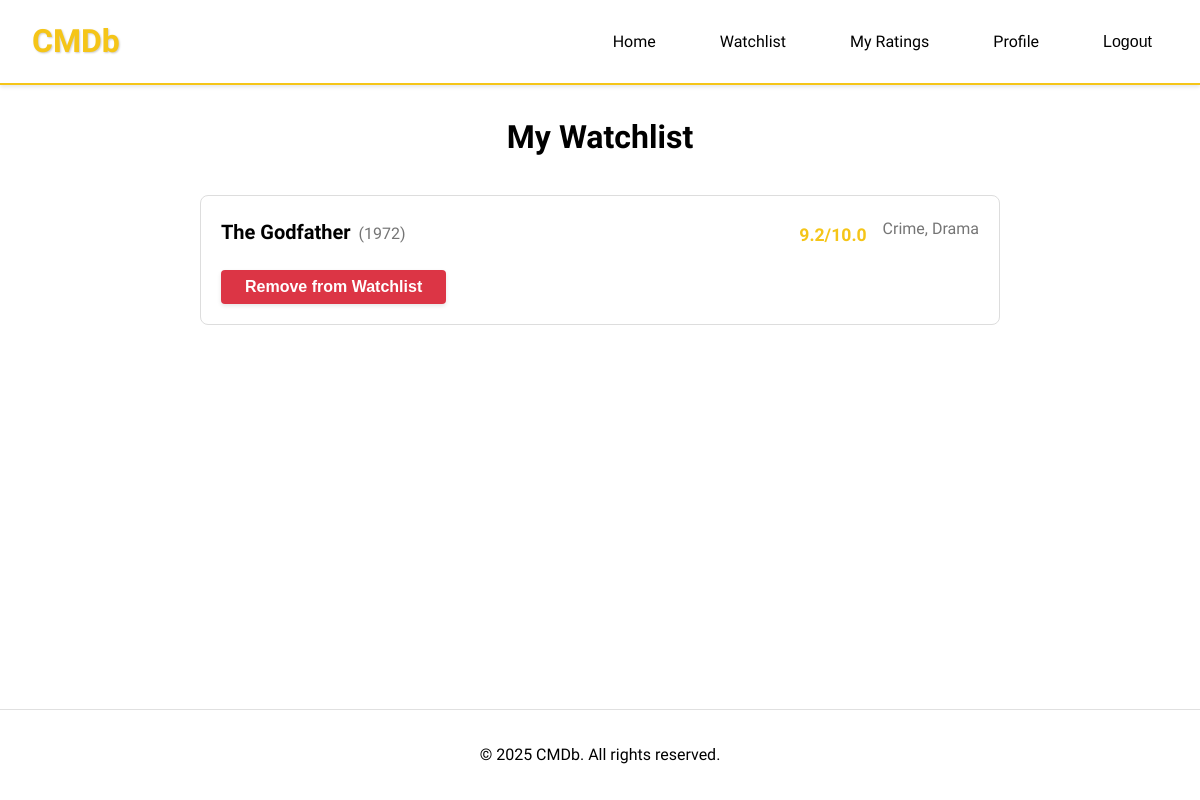
The app's page /movies/watchlist/ (signed in) with its own data.
### movies/models.py (models this page shows, shortened)
class Movie(models.Model):
    title = models.CharField(max_length=200)
    year = models.IntegerField(default=2024)
    genre = models.CharField(max_length=100, default='Drama')
    rating = models.FloatField(default=0.0, validators=[MinValueValidator(0), MaxValueValidator(10)])
    poster = models.ImageField(upload_to='images/', null=True, blank=True)
    added_by = models.ForeignKey(settings.AUTH_USER_MODEL, on_delete=models.SET_NULL, null=True, related_name='added_movies')
    created_at = models.DateTimeField(auto_now_add=True)
    updated_at = models.DateTimeField(auto_now=True)
    views = models.IntegerField(default=0)
    watchlist_users = models.ManyToManyField(settings.AUTH_USER_MODEL, through='Watchlist', related_name='watchlist_movies')

### movies/views.py (the view)
# urls.py: path('watchlist/', views.watchlist, name='watchlist'),
@login_required
def watchlist(request):
    movies = Movie.objects.filter(watchlist_entries__user=request.user)
    return render(request, 'movies/watchlist.html', {'movies': movies})

### movies/templates/movies/watchlist.html (shortened to what this page needs)
{% extends 'movies/base.html' %}
{% load static %}
{% block content %}
<div class="container">
    <h1>My Watchlist</h1>
    {% if movies %}
        <div class="reviews-list">
            {% for movie in movies %}
                <div class="review-card">
                    <div class="movie-info-header">
                        <div class="movie-title-section">
                            <h2><a href="{% url 'movies:movie_detail' movie.id %}">{{ movie.title }}</a></h2>
                            <span class="year">({{ movie.year }})</span>
                        </div>
                        <div class="movie-meta">
                            <span class="rating">{{ movie.rating|floatformat:1 }}/10.0</span>
                            <span class="genre">{{ movie.genre }}</span>
                        </div>
                    </div>
                    <div class="movie-actions">
                        <form method="POST" action="{% url 'movies:add_to_watchlist' movie.id %}">
                            <button type="submit" class="btn btn-danger">Remove from Watchlist</button>
                        </form>
                    </div>
                </div>
            {% endfor %}
        </div>
    {% else %}
        <p class="no-reviews">Your watchlist is empty. Add some movies to get started!</p>
    {% endif %}
</div>
{% endblock %}

### static/css/styles.css (style rules this page uses)
* { margin: 0; padding: 0; box-sizing: border-box; }
:root { --imdb-yellow: #F5C518; --imdb-black: #000000; --imdb-dark: #121212; --imdb-gray: #2C2C2C; --imdb-light-gray: #757575; --imdb-white: #FFFFFF; }
body { font-family: 'Google Sans', Arial, sans-serif; background-color: var(--imdb-white); color: var(--imdb-black); line-height: 1.6; min-height: 100vh; display: flex; flex-direction: column; overflow-x: hidden; position: relative; }
.btn { display: inline-block; padding: 0.5rem 1.5rem; border-radius: 4px; font-weight: 600; text-decoration: none; cursor: pointer; transition: all 0.2s ease; border: none; text-align: center; font-size: 1rem; box-shadow: 0 2px 4px rgba(0,0,0,0.1); }
.btn-danger { background-color: #dc3545; color: #fff; }
.container { max-width: 1200px; margin: 0 auto; padding: 2rem; }
.container h1 { font-size: 2rem; color: var(--imdb-black); margin-bottom: 2rem; text-align: center; }
.year { color: var(--imdb-light-gray); font-size: 0.9rem; }
.rating { color: var(--imdb-yellow); font-weight: bold; font-size: 1.1rem; }
.genre { color: var(--imdb-light-gray); font-size: 0.9rem; margin-bottom: 0.75rem; }
.reviews-list { max-width: 800px; margin: 0 auto; }
.review-card { background: #fff; border: 1px solid #ddd; border-radius: 8px; padding: 20px; margin-bottom: 20px; }
.movie-info-header { display: flex; justify-content: space-between; align-items: flex-start; margin-bottom: 1rem; }
.movie-title-section { display: flex; align-items: baseline; gap: 0.5rem; }
.movie-title-section h2 { font-size: 1.25rem; margin: 0; font-weight: 600; }
.movie-title-section h2 a { color: var(--imdb-black); text-decoration: none; transition: color 0.2s ease; }
.movie-title-section .year { color: var(--imdb-light-gray); font-size: 1rem; }
.movie-meta { display: flex; align-items: center; gap: 1rem; }
.movie-meta .rating { color: var(--imdb-yellow); font-weight: 600; font-size: 1.1rem; }
.movie-meta .genre { color: var(--imdb-light-gray); font-size: 1rem; }
.movie-actions { margin-top: 1rem; display: flex; justify-content: flex-end; }
.movie-actions form { width: 100%; }
@media (max-width: 1200px) { .container { max-width: 1200px; padding: 0 1.5rem; } }

### records on screen
Movie: title "The Godfather", year "1972", rating "9.2", genre "Crime, Drama"
